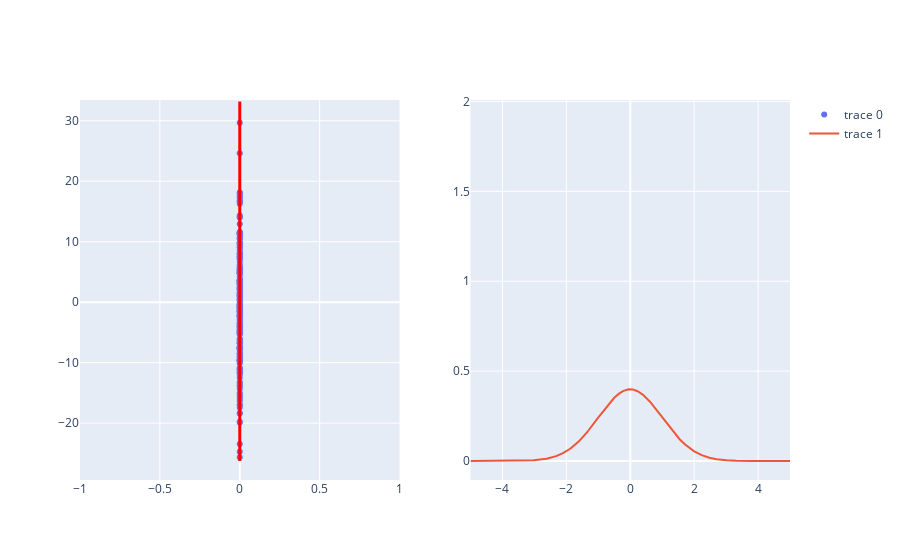

Notebook cell for this chart:
### Code cell
from scipy.stats import norm

x_axis = np.zeros(residuals.shape[0])
y = np.sort(residuals)
x_norm = np.arange(-5, 5, 0.001)
y_norm = norm.pdf(x_norm,0,1)

fig = make_subplots(rows=1, cols=2)

fig.add_trace(go.Scatter({'x':x_axis, 'y':y, 'mode':'markers'}), row=1, col=1)
fig.add_trace(go.Scatter({'x':x_norm, 'y':y_norm}), row=1, col=2) 
fig.update_layout(shapes=[go.layout.Shape(type='line', yref="y2", #Also tried with y and paper))
      x0=0,
            y0=0,
            x1=0,
            y1=2,
            line=dict(
                color="Red",
                width=3
                )
                                          
                                         )])

### Figure 1 — Plotly figure (JSON) as saved in the notebook; plotly's stock layout.template omitted (floating-point values rounded to 4 significant figures; data arrays with more than 128 entries replaced by an {"elided": "..."} marker saying what was removed)
{"data": [{"mode": "markers", "type": "scatter", "x": {"elided": "200 int values"}, "xaxis": "x", "y": {"elided": "200 float values"}, "yaxis": "y"}, {"type": "scatter", "x": {"elided": "10000 float values"}, "xaxis": "x2", "y": {"elided": "10000 float values"}, "yaxis": "y2"}], "layout": {"shapes": [{"line": {"color": "Red", "width": 3}, "type": "line", "x0": 0, "x1": 0, "y0": 0, "y1": 2, "yref": "y2"}], "xaxis": {"anchor": "y", "domain": [0, 0.45]}, "xaxis2": {"anchor": "y2", "domain": [0.55, 1]}, "yaxis": {"anchor": "x", "domain": [0, 1]}, "yaxis2": {"anchor": "x2", "domain": [0, 1]}}}
